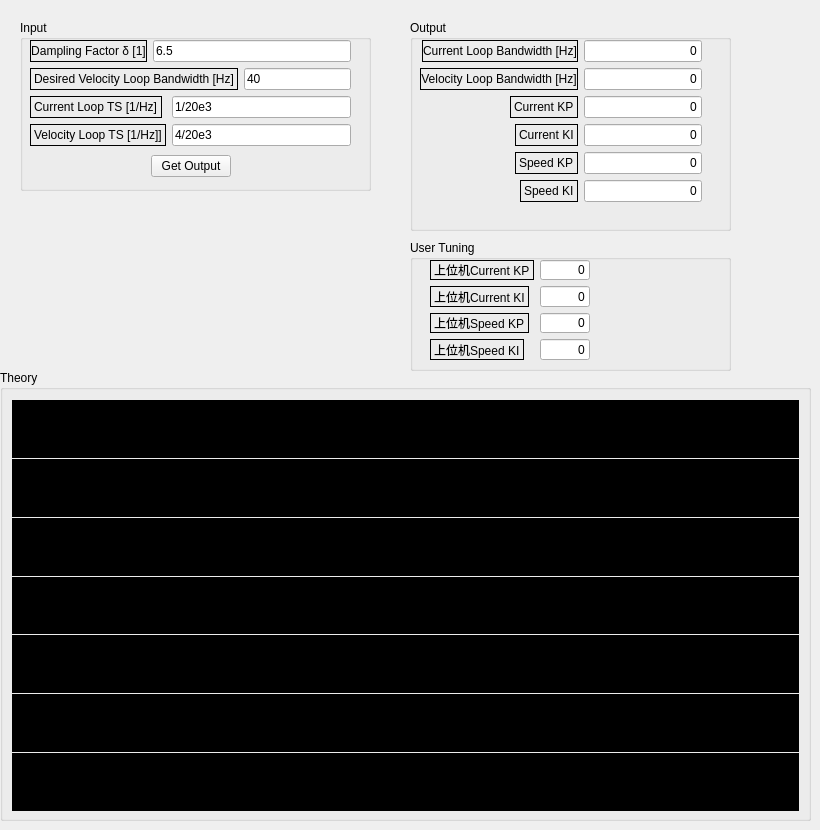
          <widget class="QWidget" name="tab_5">
           <attribute name="title">
            <string>Controller Tuning</string>
           </attribute>
           <widget class="QGroupBox" name="groupBox_2">
            <property name="geometry">
             <rect>
              <x>0</x>
              <y>370</y>
              <width>811</width>
              <height>451</height>
             </rect>
            </property>
            <property name="title">
             <string>Theory</string>
            </property>
            <widget class="QWidget" name="verticalLayoutWidget_8">
             <property name="geometry">
              <rect>
               <x>10</x>
               <y>30</y>
               <width>791</width>
               <height>411</height>
              </rect>
             </property>
             <layout class="QVBoxLayout" name="verticalLayout_16">
              <property name="spacing">
               <number>1</number>
              </property>
              <property name="leftMargin">
               <number>2</number>
              </property>
              <property name="rightMargin">
               <number>2</number>
              </property>
              <item>
               <widget class="QLabel" name="label_qpix_CLKP">
                <property name="styleSheet">
                 <string notr="true">background: rgb(0, 0, 0)</string>
                </property>
                <property name="text">
                 <string/>
                </property>
                <property name="scaledContents">
                 <bool>false</bool>
                </property>
               </widget>
              </item>
              <item>
               <widget class="QLabel" name="label_qpix_CLKI">
                <property name="styleSheet">
                 <string notr="true">background: rgb(0,0,0)</string>
                </property>
                <property name="text">
                 <string/>
                </property>
                <property name="scaledContents">
                 <bool>false</bool>
                </property>
               </widget>
              </item>
              <item>
               <widget class="QLabel" name="label_qpix_VLKP">
                <property name="styleSheet">
                 <string notr="true">background: rgb(0,0,0)</string>
                </property>
                <property name="text">
                 <string/>
                </property>
                <property name="scaledContents">
                 <bool>false</bool>
                </property>
               </widget>
              </item>
              <item>
               <widget class="QLabel" name="label_qpix_VLKI">
                <property name="styleSheet">
                 <string notr="true">background: rgb(0,0,0)</string>
                </property>
                <property name="text">
                 <string/>
                </property>
                <property name="scaledContents">
                 <bool>false</bool>
                </property>
               </widget>
              </item>
              <item>
               <widget class="QLabel" name="label_qpix_Note1">
                <property name="styleSheet">
                 <string notr="true">background: rgb(0,0,0)</string>
                </property>
                <property name="text">
                 <string/>
                </property>
                <property name="scaledContents">
                 <bool>false</bool>
                </property>
               </widget>
              </item>
              <item>
               <widget class="QLabel" name="label_qpix_Note2">
                <property name="styleSheet">
                 <string notr="true">background: rgb(0,0,0)</string>
                </property>
                <property name="text">
                 <string/>
                </property>
                <property name="scaledContents">
                 <bool>false</bool>
                </property>
               </widget>
              </item>
              <item>
               <widget class="QLabel" name="label_qpix_Note3">
                <property name="styleSheet">
                 <string notr="true">background: rgb(0,0,0)</string>
                </property>
                <property name="text">
                 <string/>
                </property>
                <property name="scaledContents">
                 <bool>false</bool>
                </property>
               </widget>
              </item>
             </layout>
            </widget>
           </widget>
           <widget class="QGroupBox" name="groupBox_3">
            <property name="geometry">
             <rect>
              <x>410</x>
              <y>240</y>
              <width>321</width>
              <height>131</height>
             </rect>
            </property>
            <property name="title">
             <string>User Tuning</string>
            </property>
            <widget class="QWidget" name="formLayoutWidget_2">
             <property name="geometry">
              <rect>
               <x>20</x>
               <y>20</y>
               <width>160</width>
               <height>100</height>
              </rect>
             </property>
             <layout class="QFormLayout" name="formLayout_2">
              <item row="0" column="0">
               <widget class="QLabel" name="label_12">
                <property name="frameShape">
                 <enum>QFrame::Panel</enum>
                </property>
                <property name="frameShadow">
                 <enum>QFrame::Plain</enum>
                </property>
                <property name="text">
                 <string>上位机Current KP</string>
                </property>
               </widget>
              </item>
              <item row="0" column="1">
               <widget class="QLineEdit" name="lineEdit_PC_currentKP">
                <property name="text">
                 <string>0</string>
                </property>
                <property name="alignment">
                 <set>Qt::AlignRight|Qt::AlignTrailing|Qt::AlignVCenter</set>
                </property>
                <property name="readOnly">
                 <bool>true</bool>
                </property>
               </widget>
              </item>
              <item row="1" column="0">
               <widget class="QLabel" name="label_13">
                <property name="sizePolicy">
                 <sizepolicy hsizetype="Preferred" vsizetype="Preferred">
                  <horstretch>0</horstretch>
                  <verstretch>0</verstretch>
                 </sizepolicy>
                </property>
                <property name="frameShape">
                 <enum>QFrame::Panel</enum>
                </property>
                <property name="frameShadow">
                 <enum>QFrame::Plain</enum>
                </property>
                <property name="text">
                 <string>上位机Current KI</string>
                </property>
               </widget>
              </item>
              <item row="1" column="1">
               <widget class="QLineEdit" name="lineEdit_PC_currentKI">
                <property name="text">
                 <string>0</string>
                </property>
                <property name="alignment">
                 <set>Qt::AlignRight|Qt::AlignTrailing|Qt::AlignVCenter</set>
                </property>
                <property name="readOnly">
                 <bool>true</bool>
                </property>
               </widget>
              </item>
              <item row="2" column="0">
               <widget class="QLabel" name="label_14">
                <property name="sizePolicy">
                 <sizepolicy hsizetype="Preferred" vsizetype="Preferred">
                  <horstretch>0</horstretch>
                  <verstretch>0</verstretch>
                 </sizepolicy>
                </property>
                <property name="frameShape">
                 <enum>QFrame::Panel</enum>
                </property>
                <property name="frameShadow">
                 <enum>QFrame::Plain</enum>
                </property>
                <property name="text">
                 <string>上位机Speed KP</string>
                </property>
               </widget>
              </item>
              <item row="2" column="1">
               <widget class="QLineEdit" name="lineEdit_PC_speedKP">
                <property name="text">
                 <string>0</string>
                </property>
                <property name="alignment">
                 <set>Qt::AlignRight|Qt::AlignTrailing|Qt::AlignVCenter</set>
                </property>
                <property name="readOnly">
                 <bool>true</bool>
                </property>
               </widget>
              </item>
              <item row="3" column="0">
               <widget class="QLabel" name="label_15">
                <property name="sizePolicy">
                 <sizepolicy hsizetype="Preferred" vsizetype="Preferred">
                  <horstretch>0</horstretch>
                  <verstretch>0</verstretch>
                 </sizepolicy>
                </property>
                <property name="frameShape">
                 <enum>QFrame::Panel</enum>
                </property>
                <property name="frameShadow">
                 <enum>QFrame::Plain</enum>
                </property>
                <property name="text">
                 <string>上位机Speed KI</string>
                </property>
               </widget>
              </item>
              <item row="3" column="1">
               <widget class="QLineEdit" name="lineEdit_PC_speedKI">
                <property name="text">
                 <string>0</string>
                </property>
                <property name="alignment">
                 <set>Qt::AlignRight|Qt::AlignTrailing|Qt::AlignVCenter</set>
                </property>
                <property name="readOnly">
                 <bool>true</bool>
                </property>
               </widget>
              </item>
             </layout>
            </widget>
           </widget>
           <widget class="QGroupBox" name="groupBox_4">
            <property name="geometry">
             <rect>
              <x>410</x>
              <y>20</y>
              <width>321</width>
              <height>211</height>
             </rect>
            </property>
            <property name="title">
             <string>Output</string>
            </property>
            <widget class="QWidget" name="formLayoutWidget">
             <property name="geometry">
              <rect>
               <x>10</x>
               <y>20</y>
               <width>282</width>
               <height>176</height>
              </rect>
             </property>
             <layout class="QFormLayout" name="formLayout">
              <property name="sizeConstraint">
               <enum>QLayout::SetDefaultConstraint</enum>
              </property>
              <property name="fieldGrowthPolicy">
               <enum>QFormLayout::AllNonFixedFieldsGrow</enum>
              </property>
              <property name="labelAlignment">
               <set>Qt::AlignRight|Qt::AlignTrailing|Qt::AlignVCenter</set>
              </property>
              <property name="formAlignment">
               <set>Qt::AlignLeading|Qt::AlignLeft|Qt::AlignTop</set>
              </property>
              <property name="horizontalSpacing">
               <number>6</number>
              </property>
              <item row="0" column="0">
               <widget class="QLabel" name="label_7">
                <property name="font">
                 <font>
                  <italic>false</italic>
                 </font>
                </property>
                <property name="frameShape">
                 <enum>QFrame::Panel</enum>
                </property>
                <property name="frameShadow">
                 <enum>QFrame::Plain</enum>
                </property>
                <property name="text">
                 <string>Current Loop Bandwidth [Hz]</string>
                </property>
                <property name="textFormat">
                 <enum>Qt::AutoText</enum>
                </property>
                <property name="alignment">
                 <set>Qt::AlignCenter</set>
                </property>
               </widget>
              </item>
              <item row="0" column="1">
               <widget class="QLineEdit" name="lineEdit_CLBW">
                <property name="text">
                 <string>0</string>
                </property>
                <property name="frame">
                 <bool>true</bool>
                </property>
                <property name="alignment">
                 <set>Qt::AlignRight|Qt::AlignTrailing|Qt::AlignVCenter</set>
                </property>
                <property name="readOnly">
                 <bool>true</bool>
                </property>
               </widget>
              </item>
              <item row="2" column="0">
               <widget class="QLabel" name="label_10">
                <property name="frameShape">
                 <enum>QFrame::Panel</enum>
                </property>
                <property name="frameShadow">
                 <enum>QFrame::Plain</enum>
                </property>
                <property name="text">
                 <string>Current KP</string>
                </property>
               </widget>
              </item>
              <item row="2" column="1">
               <widget class="QLineEdit" name="lineEdit_currentKP">
                <property name="text">
                 <string>0</string>
                </property>
                <property name="alignment">
                 <set>Qt::AlignRight|Qt::AlignTrailing|Qt::AlignVCenter</set>
                </property>
                <property name="readOnly">
                 <bool>true</bool>
                </property>
               </widget>
              </item>
              <item row="3" column="0">
               <widget class="QLabel" name="label_11">
                <property name="frameShape">
                 <enum>QFrame::Panel</enum>
                </property>
                <property name="frameShadow">
                 <enum>QFrame::Plain</enum>
                </property>
                <property name="text">
                 <string>Current KI</string>
                </property>
               </widget>
              </item>
              <item row="3" column="1">
               <widget class="QLineEdit" name="lineEdit_currentKI">
                <property name="text">
                 <string>0</string>
                </property>
                <property name="alignment">
                 <set>Qt::AlignRight|Qt::AlignTrailing|Qt::AlignVCenter</set>
                </property>
                <property name="readOnly">
                 <bool>true</bool>
                </property>
               </widget>
              </item>
              <item row="4" column="0">
               <widget class="QLabel" name="label_8">
                <property name="frameShape">
                 <enum>QFrame::Panel</enum>
                </property>
                <property name="frameShadow">
                 <enum>QFrame::Plain</enum>
                </property>
                <property name="text">
                 <string>Speed KP</string>
                </property>
               </widget>
              </item>
              <item row="4" column="1">
               <widget class="QLineEdit" name="lineEdit_speedKP">
                <property name="text">
                 <string>0</string>
                </property>
                <property name="alignment">
                 <set>Qt::AlignRight|Qt::AlignTrailing|Qt::AlignVCenter</set>
                </property>
                <property name="readOnly">
                 <bool>true</bool>
                </property>
               </widget>
              </item>
              <item row="5" column="0">
               <widget class="QLabel" name="label_9">
                <property name="frameShape">
                 <enum>QFrame::Panel</enum>
                </property>
                <property name="frameShadow">
                 <enum>QFrame::Plain</enum>
                </property>
                <property name="text">
                 <string>Speed KI</string>
                </property>
               </widget>
              </item>
              <item row="5" column="1">
               <widget class="QLineEdit" name="lineEdit_speedKI">
                <property name="text">
                 <string>0</string>
                </property>
                <property name="alignment">
                 <set>Qt::AlignRight|Qt::AlignTrailing|Qt::AlignVCenter</set>
                </property>
                <property name="readOnly">
                 <bool>true</bool>
                </property>
               </widget>
              </item>
              <item row="1" column="0">
               <widget class="QLabel" name="label_16">
                <property name="font">
                 <font>
                  <italic>false</italic>
                 </font>
                </property>
                <property name="frameShape">
                 <enum>QFrame::Panel</enum>
                </property>
                <property name="frameShadow">
                 <enum>QFrame::Plain</enum>
                </property>
                <property name="text">
                 <string>Velocity Loop Bandwidth [Hz]</string>
                </property>
                <property name="textFormat">
                 <enum>Qt::AutoText</enum>
                </property>
                <property name="alignment">
                 <set>Qt::AlignCenter</set>
                </property>
               </widget>
              </item>
              <item row="1" column="1">
               <widget class="QLineEdit" name="lineEdit_designedVLBW">
                <property name="text">
                 <string>0</string>
                </property>
                <property name="frame">
                 <bool>true</bool>
                </property>
                <property name="alignment">
                 <set>Qt::AlignRight|Qt::AlignTrailing|Qt::AlignVCenter</set>
                </property>
                <property name="readOnly">
                 <bool>true</bool>
                </property>
               </widget>
              </item>
             </layout>
            </widget>
           </widget>
           <widget class="QGroupBox" name="groupBox_5">
            <property name="geometry">
             <rect>
              <x>20</x>
              <y>20</y>
              <width>351</width>
              <height>171</height>
             </rect>
            </property>
            <property name="title">
             <string>Input</string>
            </property>
            <widget class="QWidget" name="verticalLayoutWidget_9">
             <property name="geometry">
              <rect>
               <x>10</x>
               <y>20</y>
               <width>321</width>
               <height>137</height>
              </rect>
             </property>
             <layout class="QVBoxLayout" name="verticalLayout_17">
              <item>
               <layout class="QHBoxLayout" name="horizontalLayout_9">
                <item>
                 <widget class="QLabel" name="label_math_delta">
                  <property name="font">
                   <font>
                    <italic>false</italic>
                   </font>
                  </property>
                  <property name="frameShape">
                   <enum>QFrame::Panel</enum>
                  </property>
                  <property name="frameShadow">
                   <enum>QFrame::Plain</enum>
                  </property>
                  <property name="text">
                   <string>Dampling Factor δ [1]</string>
                  </property>
                  <property name="textFormat">
                   <enum>Qt::AutoText</enum>
                  </property>
                  <property name="alignment">
                   <set>Qt::AlignCenter</set>
                  </property>
                 </widget>
                </item>
                <item>
                 <widget class="QLineEdit" name="lineEdit_dampingFactor_delta">
                  <property name="text">
                   <string>6.5</string>
                  </property>
                  <property name="frame">
                   <bool>true</bool>
                  </property>
                 </widget>
                </item>
               </layout>
              </item>
              <item>
               <layout class="QHBoxLayout" name="horizontalLayout_21">
                <item>
                 <widget class="QLabel" name="label_desiredVLBW">
                  <property name="frameShape">
                   <enum>QFrame::Panel</enum>
                  </property>
                  <property name="frameShadow">
                   <enum>QFrame::Plain</enum>
                  </property>
                  <property name="text">
                   <string>Desired Velocity Loop Bandwidth [Hz]</string>
                  </property>
                 </widget>
                </item>
                <item>
                 <widget class="QLineEdit" name="lineEdit_desiredVLBW">
                  <property name="text">
                   <string>40</string>
                  </property>
                 </widget>
                </item>
               </layout>
              </item>
              <item>
               <layout class="QFormLayout" name="formLayout_3">
                <item row="0" column="0">
                 <widget class="QLabel" name="label_CLTS">
                  <property name="frameShape">
                   <enum>QFrame::Panel</enum>
                  </property>
                  <property name="frameShadow">
                   <enum>QFrame::Plain</enum>
                  </property>
                  <property name="text">
                   <string>Current Loop TS [1/Hz]</string>
                  </property>
                 </widget>
                </item>
                <item row="0" column="1">
                 <widget class="QLineEdit" name="lineEdit_CLTS">
                  <property name="text">
                   <string>1/20e3</string>
                  </property>
                 </widget>
                </item>
                <item row="1" column="0">
                 <widget class="QLabel" name="label_VLTS">
                  <property name="frameShape">
                   <enum>QFrame::Panel</enum>
                  </property>
                  <property name="text">
                   <string>Velocity Loop TS [1/Hz]]</string>
                  </property>
                 </widget>
                </item>
                <item row="1" column="1">
                 <widget class="QLineEdit" name="lineEdit_VLTS">
                  <property name="text">
                   <string>4/20e3</string>
                  </property>
                 </widget>
                </item>
               </layout>
              </item>
              <item>
               <layout class="QHBoxLayout" name="horizontalLayout_16">
                <item>
                 <spacer name="horizontalSpacer_13">
                  <property name="orientation">
                   <enum>Qt::Horizontal</enum>
                  </property>
                  <property name="sizeHint" stdset="0">
                   <size>
                    <width>40</width>
                    <height>20</height>
                   </size>
                  </property>
                 </spacer>
                </item>
                <item>
                 <widget class="QPushButton" name="pushButton_pidTuner">
                  <property name="text">
                   <string>Get Output</string>
                  </property>
                 </widget>
                </item>
                <item>
                 <spacer name="horizontalSpacer_14">
                  <property name="orientation">
                   <enum>Qt::Horizontal</enum>
                  </property>
                  <property name="sizeHint" stdset="0">
                   <size>
                    <width>40</width>
                    <height>20</height>
                   </size>
                  </property>
                 </spacer>
                </item>
               </layout>
              </item>
             </layout>
            </widget>
           </widget>
          </widget>
